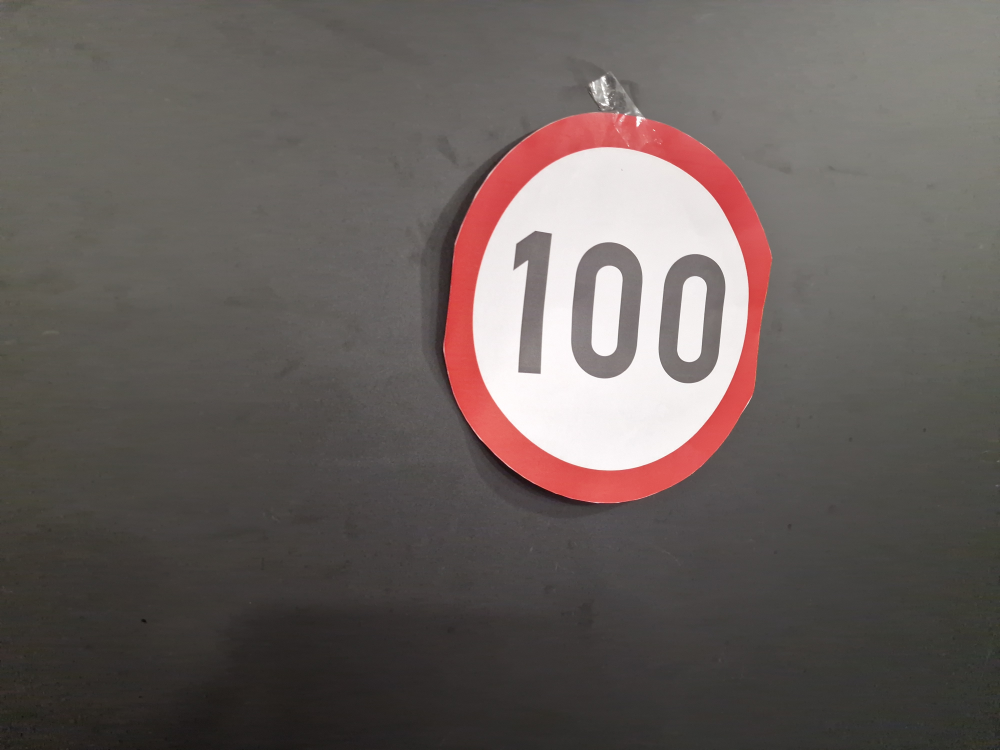
#> input picture street_sign.jpg, 4000 x 3000 px (shown at 1/4 size); its folder holds only this picture in this run
$ python -i segmentation.py   (imports and definitions only)
#> lines starting #> are read from the running program, lines starting #| are printed output that depends on the picture; after the words box and inside, x2 and y2 are one past the last pixel; in counts of white or black regions, pixels touching at a corner belong together
import cv2
import numpy as np
import os
import shutil

data_dir = "dataset"
segmented_data_dir = "segmented_data"

# Green HSV values
hmin = 27
hmax = 80
smin = 20
smax = 255
vmin = 0
vmax = 255


def remove_directory(directory_name):
    try:
        shutil.rmtree(directory_name)
    except OSError as e:
        print("Error: %s - %s." % (e.filename, e.strerror))


def load_image(image_path):
    img = cv2.imread(image_path)
    if img is None:
        print(f"Error: The image '{image_path}' could not be loaded.")
        return
    return img


def save_image(image_path, image):
    new_path = image_path.replace(data_dir, segmented_data_dir)
    new_dir = os.path.dirname(new_path)

    # Create the directory if it doesn't exist
    if not os.path.exists(new_dir):
        os.makedirs(new_dir)
    cv2.imwrite(new_path, image)
    print(new_path)


def create_color_mask(image):
    img_HSV = cv2.cvtColor(image, cv2.COLOR_BGR2HSV)
    lower = np.array([hmin, smin, vmin])
    upper = np.array([hmax, smax, vmax])

    mask = cv2.inRange(img_HSV, lower, upper)
    return mask


def find_largest_red_contour(image):
    gray = cv2.cvtColor(image, cv2.COLOR_BGR2GRAY)
    edges = cv2.Canny(gray, 50, 150)
    contours, _ = cv2.findContours(edges, cv2.RETR_EXTERNAL, cv2.CHAIN_APPROX_SIMPLE)
    if len(contours) == 0:
        return None
    largest_contour = max(contours, key=cv2.contourArea)
    return largest_contour


def crop_image(image, largest_contour):
    x, y, w, h = cv2.boundingRect(largest_contour)
    cropped_image = image[y : y + h, x : x + w]
    return cropped_image


def process_image(image):
    adjusted = cv2.convertScaleAbs(image, alpha=1.5, beta=5)
    img_resized = cv2.resize(adjusted, (640, 480))
    mask = create_color_mask(img_resized)

    mask = cv2.bitwise_not(mask)
    kernel = kernel = np.ones((50, 50), np.uint8)
    mask = cv2.morphologyEx(mask, cv2.MORPH_CLOSE, kernel)
    image_without_background = cv2.bitwise_and(img_resized, img_resized, mask=mask)
    largest_contour = find_largest_red_contour(image_without_background)
    # If no contour is found return a black image
    if largest_contour is None:
        height, width, channels = img_resized.shape
        return np.zeros((height, width, channels), dtype=np.uint8)
    cropped_result = crop_image(image_without_background, largest_contour)
    cropped_result = cv2.resize(cropped_result, (250, 250))
    return cropped_result


def is_image_blank(image):
    return np.all(image == image[0, 0])


def segment_images(image_dir):
    for entry in os.listdir(image_dir):
        path = os.path.join(image_dir, entry)
        if os.path.isdir(path):
            segment_images(path)
        else:
            if os.path.basename(path) != ".gitkeep":
                img = load_image(path)
                processed_image = process_image(img)
                if not is_image_blank(processed_image):
                    save_image(path, processed_image)


# [3 lines not run here, left out]

>>> import cv2
>>> picture = cv2.imread('../street_sign.jpg')
#> picture is the input picture: shape (3000, 4000, 3); mean B, G, R 91.4, 94.5, 102.8
>>> result = process_image(picture)
#> in process_image, `adjusted = cv2.convertScaleAbs(image, alpha=1.5, beta=5)`:
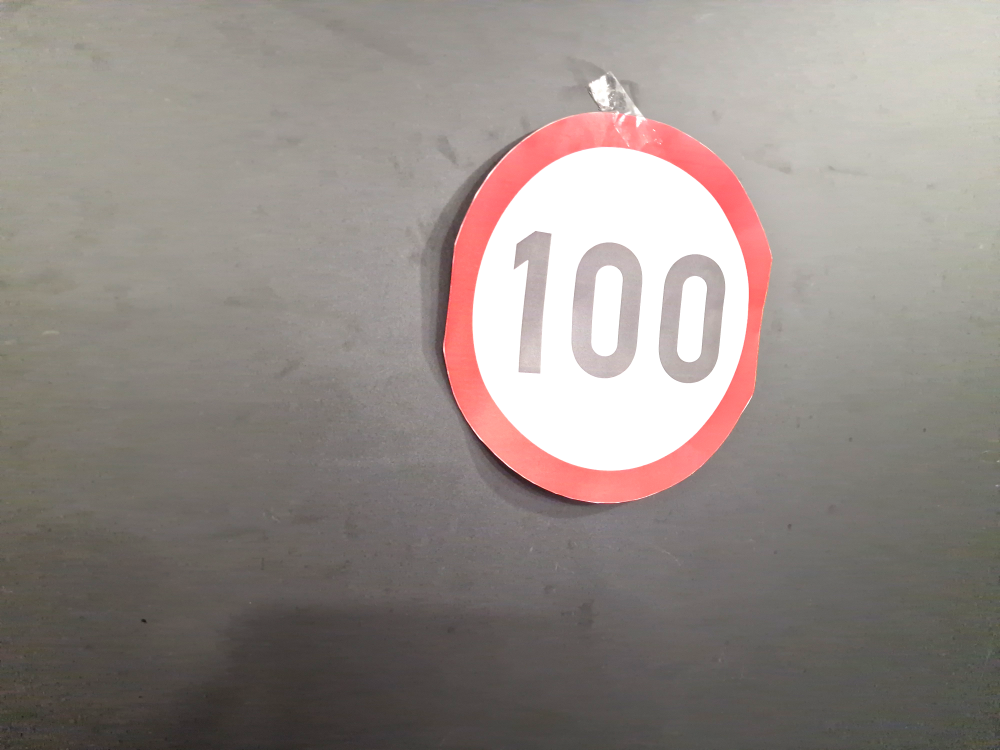
#> adjusted: shape (3000, 4000, 3) (shown at 1/4 size); mean B, G, R 134, 138.7, 147.5
#> in process_image, `img_resized = cv2.resize(adjusted, (640, 480))`:
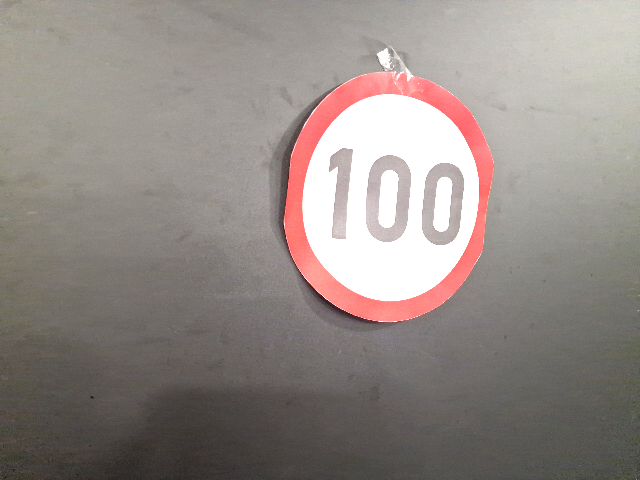
#> img_resized: shape (480, 640, 3); mean B, G, R 133.9, 138.6, 147.4
#> in create_color_mask, `img_HSV = cv2.cvtColor(image, cv2.COLOR_BGR2HSV)`: img_HSV: shape (480, 640, 3); mean H, S, V 25.9, 22.8, 147.5
#> in create_color_mask, `mask = cv2.inRange(img_HSV, lower, upper)`:
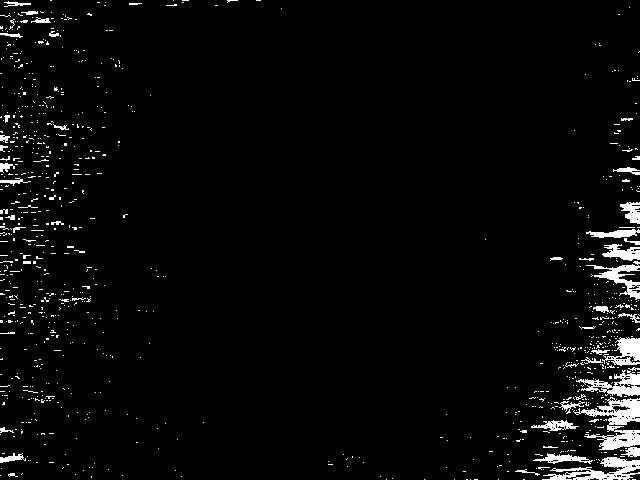
#> mask: shape (480, 640); 3.4% white; 924 white regions (872 under 20 px), largest, box (x1, y1, x2, y2) and area: (573, 397, 640, 457) 1602, (542, 457, 640, 480) 997, (576, 370, 640, 397) 742
#> in process_image, `mask = cv2.morphologyEx(mask, cv2.MORPH_CLOSE, kernel)`: mask: shape (480, 640); every value is 255
#> in find_largest_red_contour, `gray = cv2.cvtColor(image, cv2.COLOR_BGR2GRAY)`:
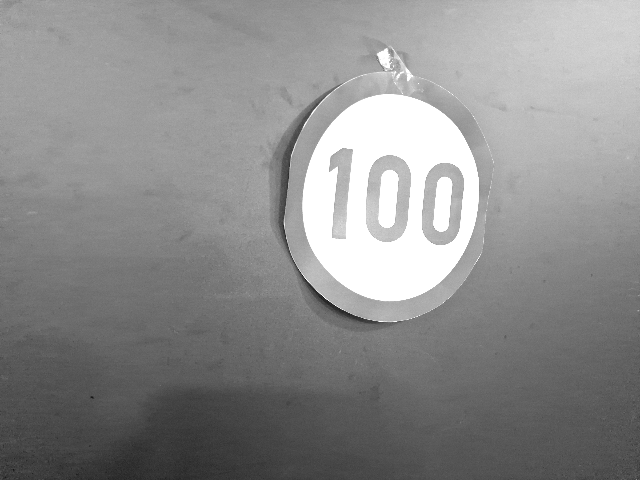
#> gray: shape (480, 640); min 21, max 255, mean 140.7
#> in find_largest_red_contour, `edges = cv2.Canny(gray, 50, 150)`:
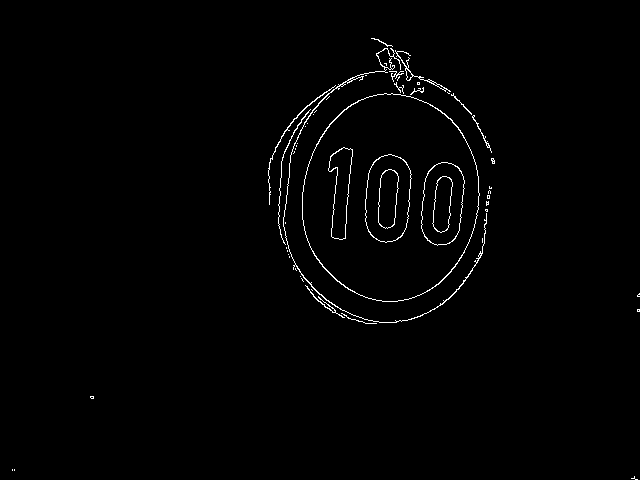
#> edges: shape (480, 640); 1.1% white in thin lines or dots
#> in find_largest_red_contour, `contours, _ = cv2.findContours(edges, cv2.RETR_EXTERNAL, cv2.CHAIN_APP..`: contours = 49 contours, 42 with area under 20; largest, box (x1, y1, x2, y2) and area: (302, 93, 480, 302) 28746, (283, 48, 487, 323) 180, (395, 50, 451, 92) 116, (268, 85, 336, 205) 53, (305, 285, 345, 318) 30, (278, 109, 311, 245) 25, (472, 115, 492, 153) 24
#> in find_largest_red_contour, `largest_contour = max(contours, key=cv2.contourArea)`: largest_contour = contour of 288 points, box (x1, y1, x2, y2) (302, 93, 480, 302), area 28746
#> in crop_image, `x, y, w, h = cv2.boundingRect(largest_contour)`: x = 302; y = 93; w = 178; h = 209
#> in crop_image, `cropped_image = image[y : y + h, x : x + w]`:
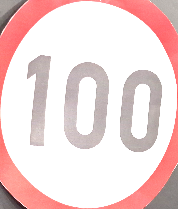
#> cropped_image: shape (209, 178, 3); mean B, G, R 215, 215.3, 239.9
#> in process_image, `cropped_result = cv2.resize(cropped_result, (250, 250))`:
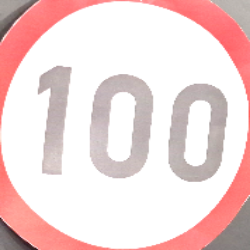
#> cropped_result: shape (250, 250, 3); mean B, G, R 215, 215.3, 239.8
